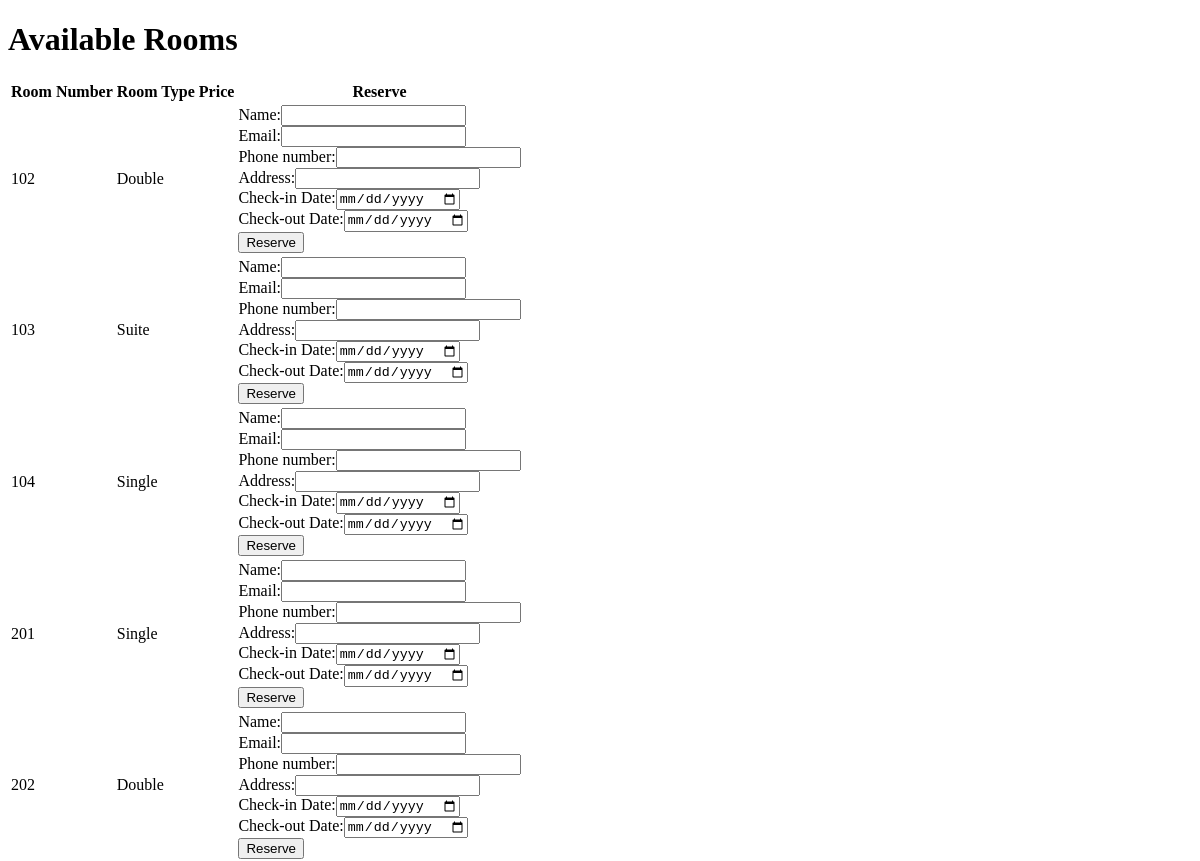
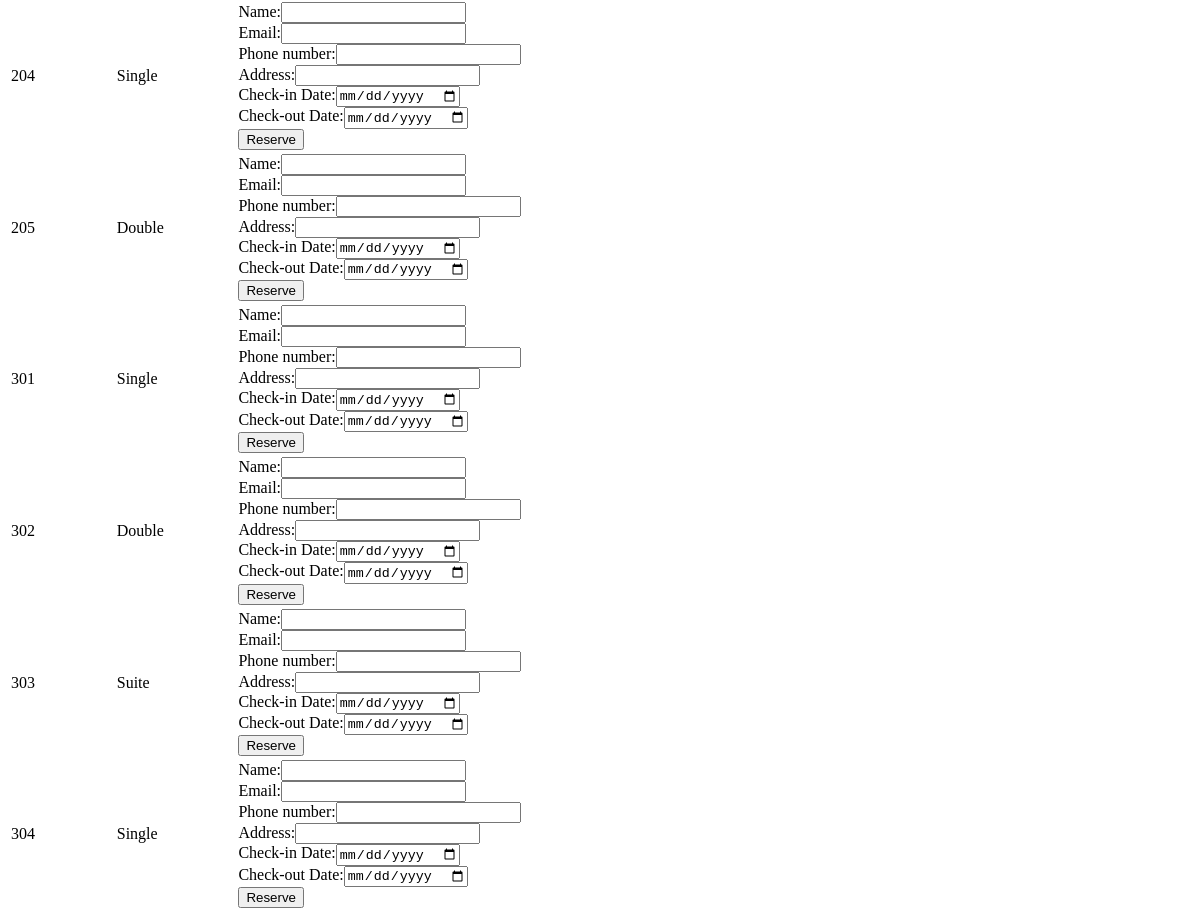
Page /reservation.php on the earlier database version (2 pictures, top to bottom).
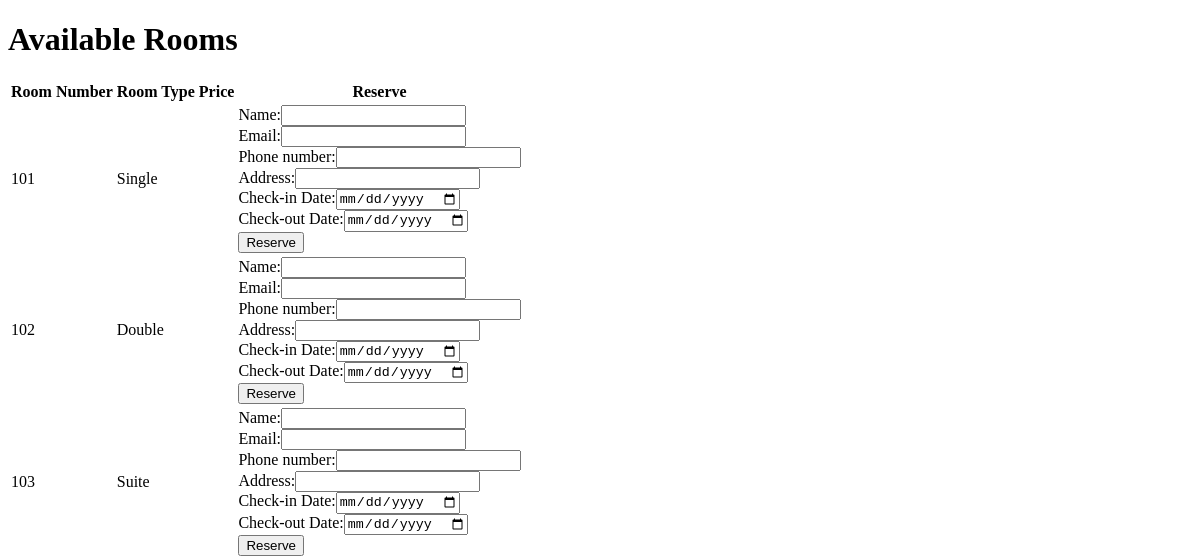
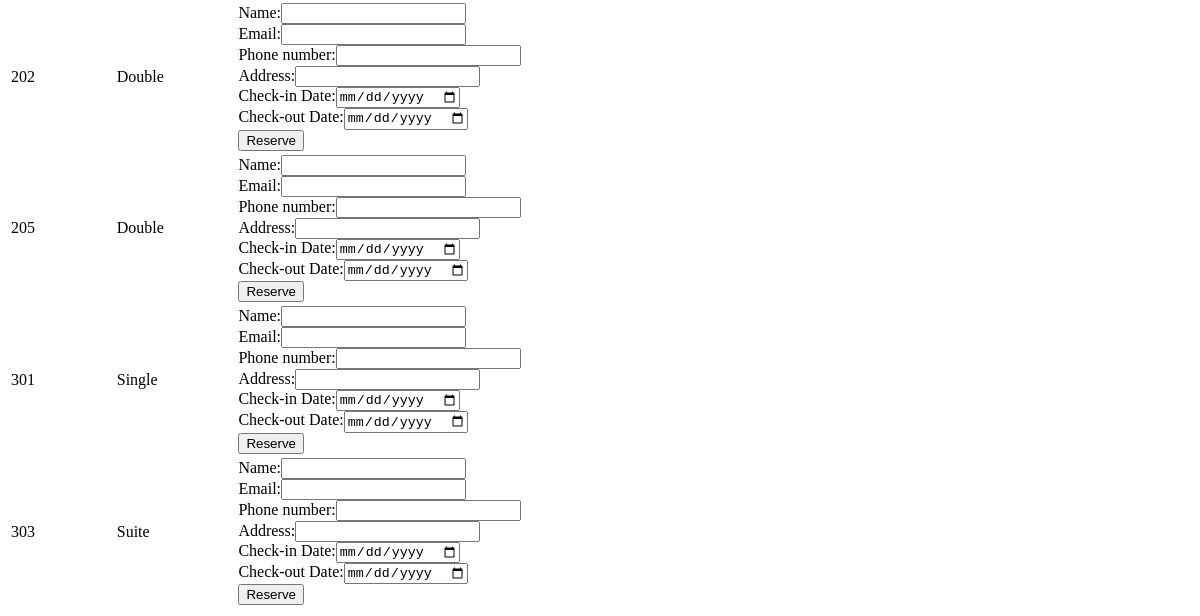
Same page on the later database version (2 pictures, top to bottom).
### tables this page shows
CREATE TABLE Room (
    room_number INT NOT NULL,
    room_type VARCHAR(50) NOT NULL,
    room_price DECIMAL(10, 2) NOT NULL,
    max_occupancy INT NOT NULL,
    available BOOLEAN NOT NULL,
    floor INT NOT NULL,
    img VARCHAR(350) NOT NULL,
    PRIMARY KEY (room_number)
);

### reservation.php (the view, shortened to what this page needs)
<!DOCTYPE html>
<html>
<head>
</head>
<body>
	<?php
		$servername = "localhost";
		$username = "root";
		$password = "";
		$dbname = "hotel";
		$conn = mysqli_connect($servername, $username, $password, $dbname);
		$sql = "SELECT * FROM Room WHERE available = TRUE";
		$result = mysqli_query($conn, $sql);
		if (mysqli_num_rows($result) > 0) {
			echo "<h1>Available Rooms</h1>";
			echo "<table>";
			echo "<tr><th>Room Number</th><th>Room Type</th><th>Price</th><th>Reserve</th></tr>";
			while ($row = mysqli_fetch_assoc($result)) {
				echo "<tr><td>" . $row["room_number"] . "</td><td>" . $row["room_type"] . "</td><td>" . $row["price"] . "</td><td>";
				echo "<form method='post' action='" . $_SERVER["PHP_SELF"] . "'>";
				echo "<label for='guest_name'>Name:</label>";
				echo "<input type='text' id='guest_name' name='guest_name'><br>";
				echo "<label for='guest_email'>Email:</label>";
				echo "<input type='email' id='guest_email' name='guest_email'><br>";
echo "<label for='guest_name'>Phone number:</label>";
				echo "<input type='text' id='phone_number' name='phone_number'><br>";
				echo "<label for='address'>Address:</label>";
				echo "<input type='text' id='address' name='address'><br>";
				echo "<label for='check_in_date'>Check-in Date:</label>";
				echo "<input type='date' id='check_in_date' name='check_in_date'><br>";
				echo "<label for='check_out_date'>Check-out Date:</label>";
				echo "<input type='date' id='check_out_date' name='check_out_date'><br>";
				echo "<input type='submit' value='Reserve'>";
				echo "</form></td></tr>";
			}
			echo "</table>";
		} else {
			echo "No rooms available";
		}
	?>
</body>
</html>

Differences in the rows shown:
no longer on this page (row edited): room: room_number "104", room_type "Single"
no longer on this page (row edited): room: room_number "201", room_type "Single"
no longer on this page (row edited): room: room_number "204", room_type "Single"
no longer on this page (row edited): room: room_number "302", room_type "Double"
no longer on this page (row edited): room: room_number "304", room_type "Single"
now on this page (row edited): room: room_number "101", room_type "Single"
